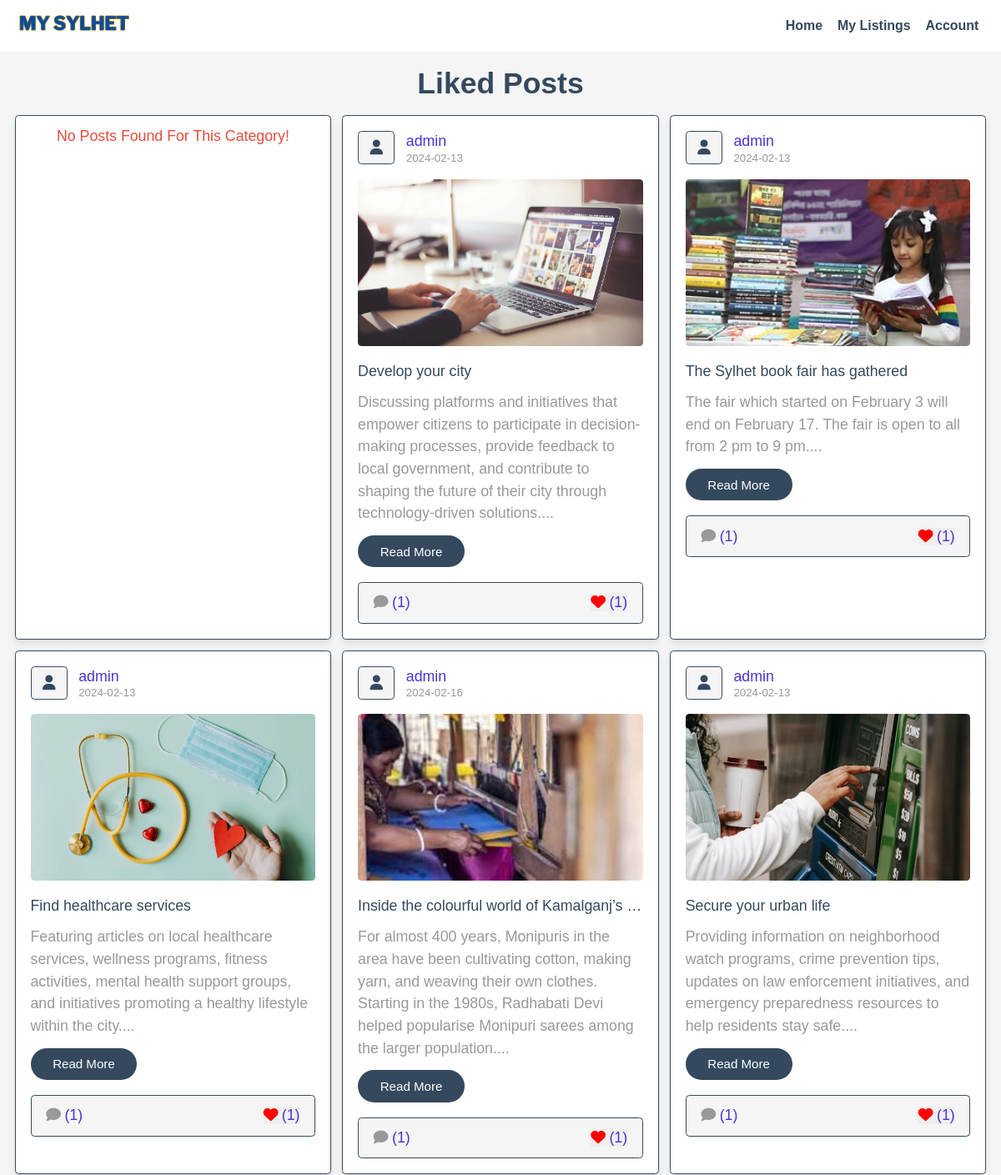
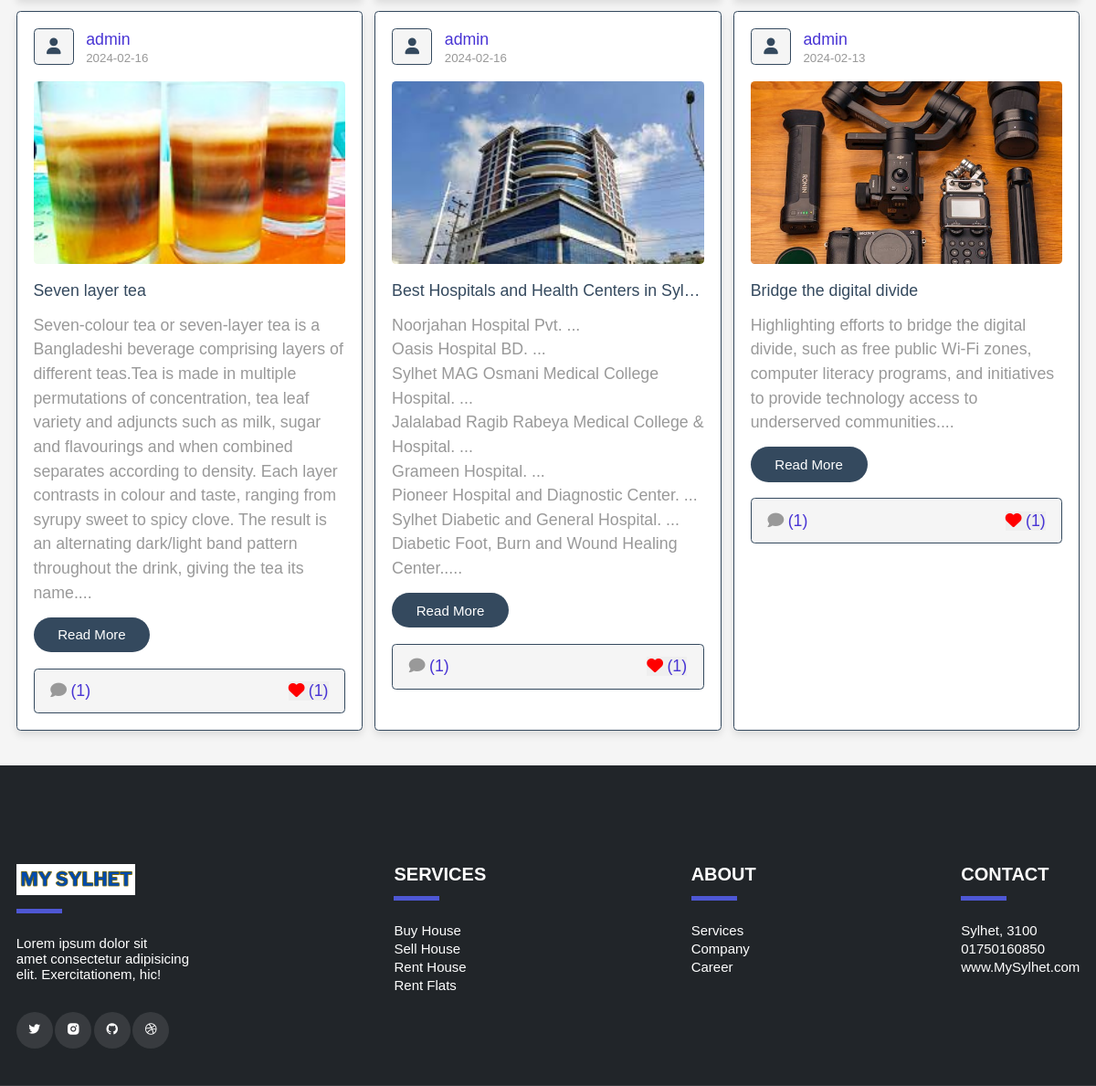
Screenshot of /information/user_likes.php (signed in) with the database file from the repository (2 pictures, top to bottom).
### tables this page shows
CREATE TABLE `likes` (
  `id` int(100) NOT NULL,
  `user_id` int(100) NOT NULL,
  `admin_id` int(100) NOT NULL,
  `post_id` int(100) NOT NULL
);

CREATE TABLE `posts` (
  `id` int(100) NOT NULL,
  `admin_id` int(100) NOT NULL,
  `name` varchar(100) NOT NULL,
  `title` varchar(100) NOT NULL,
  `content` varchar(10000) NOT NULL,
  `category` varchar(50) NOT NULL,
  `image` varchar(100) NOT NULL,
  `date` date NOT NULL DEFAULT current_timestamp(),
  `status` varchar(10) NOT NULL
);

### information/user_likes.php (the view, shortened to what this page needs)
<?php
include 'components/connect.php';
if(isset($_SESSION['user_id'])){
   $user_id = $_SESSION['user_id'];
}else{
   $user_id = '';
   header('location:home.php');
};
?>
<!DOCTYPE html>
<html lang="en">
<head>
   <link rel="stylesheet" href="https://cdnjs.cloudflare.com/ajax/libs/font-awesome/6.1.1/css/all.min.css">
   <link rel="stylesheet" href="css/style.css">
</head>
<body>
<?php include 'components/user_header.php'; ?>
<section class="posts-container">
   <h1 class="heading">liked posts</h1>
   <div class="box-container">
      <?php
         $select_likes = $conn->prepare("SELECT * FROM `likes` WHERE user_id = ?");
         $select_likes->execute([$user_id]);
         if($select_likes->rowCount() > 0){
         while($fetch_likes = $select_likes->fetch(PDO::FETCH_ASSOC)){
         $select_posts = $conn->prepare("SELECT * FROM `posts` WHERE id = ?");
         $select_posts->execute([$fetch_likes['post_id']]);
         if($select_posts->rowCount() > 0){
            while($fetch_posts = $select_posts->fetch(PDO::FETCH_ASSOC)){
            if($fetch_posts['status'] != 'deactive'){
               $post_id = $fetch_posts['id'];
               $count_post_likes = $conn->prepare("SELECT * FROM `likes` WHERE post_id = ?");
               $count_post_likes->execute([$post_id]);
               $total_post_likes = $count_post_likes->rowCount();
      ?>
      <form class="box" method="post">
         <div class="post-admin">
            <i class="fas fa-user"></i>
            <div>
               <a href="author_posts.php?author=<?= $fetch_posts['name']; ?>"><?= $fetch_posts['name']; ?></a>
               <div><?= $fetch_posts['date']; ?></div>
            </div>
         </div>
         <?php
            if($fetch_posts['image'] != ''){
         ?>
         <img src="uploaded_img/<?= $fetch_posts['image']; ?>" class="post-image" alt="">
         <?php
         }
         ?>
         <div class="post-title"><?= $fetch_posts['title']; ?></div>
         <div class="post-content content-150"><?= $fetch_posts['content']; ?></div>
         <a href="view_post.php?post_id=<?= $post_id; ?>" class="inline-btn">read more</a>
         <div class="icons">
            <a href="view_post.php?post_id=<?= $post_id; ?>"><i class="fas fa-comment"></i><span>(<?= $total_post_likes; ?>)</span></a>
            <button type="submit" name="like_post"><i class="fas fa-heart" style="<?php if($total_post_likes > 0 AND $user_id != ''){ echo 'color:red;'; }; ?>"></i><span>(<?= $total_post_likes; ?>)</span></button>
         </div>
      </form>
      <?php
               }
            }
         }else{
            echo '<p class="empty">no posts found for this category!</p>';
         }
         }
      }else{
         echo '<p class="empty">no liked posts available!</p>';
      }
      ?>
   </div>
</section>
<?php include 'components/footer.php'; ?>
</body>
</html>

### information/css/style.css (style rules this page uses)
:root { --main-color: #4834d4; --red: #e74c3c; --orange: #f39c12; --black: #34495e; --white: #fff; --light-bg: #f5f5f5; --light-color: #999; --border: 0.2rem solid var(--black); --box-shadow: 0 0.5rem 1rem rgba(0, 0, 0, 0.1); --c-brand: #4e57d4; --c-brand-light: #6970dd; --c-dark: #212529; }
* { font-family: Arial, Helvetica, sans-serif; margin: 0; padding: 0; box-sizing: border-box; outline: none; border: none; text-decoration: none; }
html { font-size: 55.5%; overflow-x: hidden; }
body { background-color: var(--light-bg); }
section { padding: 2rem; margin: 0 auto; max-width: 1200px; }
.btn, .delete-btn, .option-btn, .inline-btn, .inline-option-btn, .inline-delete-btn { margin-top: 1rem; border-radius: 3.5rem; cursor: pointer; font-size: 1.7rem; color: var(--white); padding: 1.2rem 3rem; text-transform: capitalize; text-align: center; }
.inline-btn, .inline-option-btn, .inline-delete-btn { display: inline-block; margin-right: 1rem; }
.inline-btn, .btn { background-color: var(--black); }
.empty { border: var(--border); border-radius: 0.5rem; background-color: var(--white); padding: 1.5rem; text-align: center; width: 100%; font-size: 2rem; text-transform: capitalize; color: var(--red); box-shadow: var(--box-shadow); }
.heading { margin-bottom: 2rem; text-align: center; font-size: 4rem; color: var(--black); text-transform: capitalize; }
.posts-container .box-container { display: grid; grid-template-columns: repeat(auto-fit, minmax(33rem, 1fr)); gap: 1.5rem; align-items: stretch; justify-content: center; }
.posts-container .box-container .box { border: var(--border); box-shadow: var(--box-shadow); border-radius: 0.5rem; background-color: var(--white); padding: 2rem; overflow: hidden; }
.posts-container .box-container .box .post-admin { display: flex; align-items: center; gap: 1.5rem; margin-bottom: 2rem; }
.posts-container .box-container .box .post-admin i { text-align: center; height: 4.5rem; width: 5rem; line-height: 4.2rem; font-size: 2rem; border: var(--border); border-radius: 0.5rem; background-color: var(--light-bg); color: var(--black); }
.posts-container .box-container .box .post-admin a { font-size: 2rem; color: var(--main-color); }
.posts-container .box-container .box .post-admin div { font-size: 1.5rem; margin-top: 0.2rem; color: var(--light-color); }
.posts-container .box-container .box .post-image { width: 100%; height: 200px; object-fit: cover; border-radius: 0.5rem; margin-bottom: 2rem; }
.posts-container .box-container .box .post-title { font-size: 2rem; color: var(--black); overflow: hidden; text-overflow: ellipsis; white-space: nowrap; margin-bottom: 1rem; }
.posts-container .box-container .box .post-content { font-size: 2rem; line-height: 1.5; padding: 0.5rem 0; color: var(--light-color); white-space: pre-line; }
.posts-container .box-container .box .post-content::after { content: "..."; }
.posts-container .box-container .box .icons { display: flex; align-items: center; justify-content: space-between; gap: 1rem; background-color: var(--light-bg); border-radius: 0.5rem; padding: 1.5rem 2rem; border: var(--border); margin-top: 2rem; }
.posts-container .box-container .box .icons button { cursor: pointer; }
.posts-container .box-container .box .icons i { margin-right: 0.5rem; font-size: 2rem; color: var(--light-color); }
.posts-container .box-container .box .icons span { font-size: 2rem; color: var(--main-color); }

### rows the page displays
posts: name "admin", date "2024-02-13", image (picture), title "Develop your city", content "Discussing platforms and initiatives that empower citizens to participate in decision-making processes, provide feedback to local government, and contribute to shaping the future of their city through technology-driven solutions.", total_post_likes "1"
posts: name "admin", date "2024-02-13", image (picture), title "The Sylhet book fair has gathered", content "The fair which started on February 3 will end on February 17. The fair is open to all from 2 pm to 9 pm.", total_post_likes "1"
posts: name "admin", date "2024-02-13", image (picture), title "Find healthcare services", content "Featuring articles on local healthcare services, wellness programs, fitness activities, mental health support groups, and initiatives promoting a healthy lifestyle within the city.", total_post_likes "1"
posts: name "admin", date "2024-02-16", image (picture), title "Inside the colourful world of Kamalganj’s…", content "For almost 400 years, Monipuris in the area have been cultivating cotton, making yarn, and weaving their own clothes. Starting in the 1980s, Radhabati Devi helped popularise Monipuri sarees among the larger population.", total_post_likes "1"
posts: name "admin", date "2024-02-13", image (picture), title "Secure your urban life", content "Providing information on neighborhood watch programs, crime prevention tips, updates on law enforcement initiatives, and emergency preparedness resources to help residents stay safe.", total_post_likes "1"
posts: name "admin", date "2024-02-16", image (picture), title "Seven layer tea", content "Seven-colour tea or seven-layer tea is a Bangladeshi beverage comprising layers of different teas.Tea is made in multiple permutations of concentration, tea leaf variety and adjuncts such as milk, sugar and flavourings and when combined separates according to density. Each layer contrasts in colour and taste, ranging from syrupy sweet to spicy clove. The result is an alternating dark/light band pattern throughout the drink, giving the tea its name.", total_post_likes "1"
posts: name "admin", date "2024-02-16", image (picture), title "Best Hospitals and Health Centers in Syl…", content "Noorjahan Hospital Pvt. ... Oasis Hospital BD. ... Sylhet MAG Osmani Medical College Hospital. ... Jalalabad Ragib Rabeya Medical College & Hospital. ... Grameen Hospital. ... Pioneer Hospital and Diagnostic Center. ... Sylhet Diabetic and General Hospital. ... Diabetic Foot, Burn and Wound Healing Center..", total_post_likes "1"
posts: name "admin", date "2024-02-13", image (picture), title "Bridge the digital divide", content "Highlighting efforts to bridge the digital divide, such as free public Wi-Fi zones, computer literacy programs, and initiatives to provide technology access to underserved communities.", total_post_likes "1"
